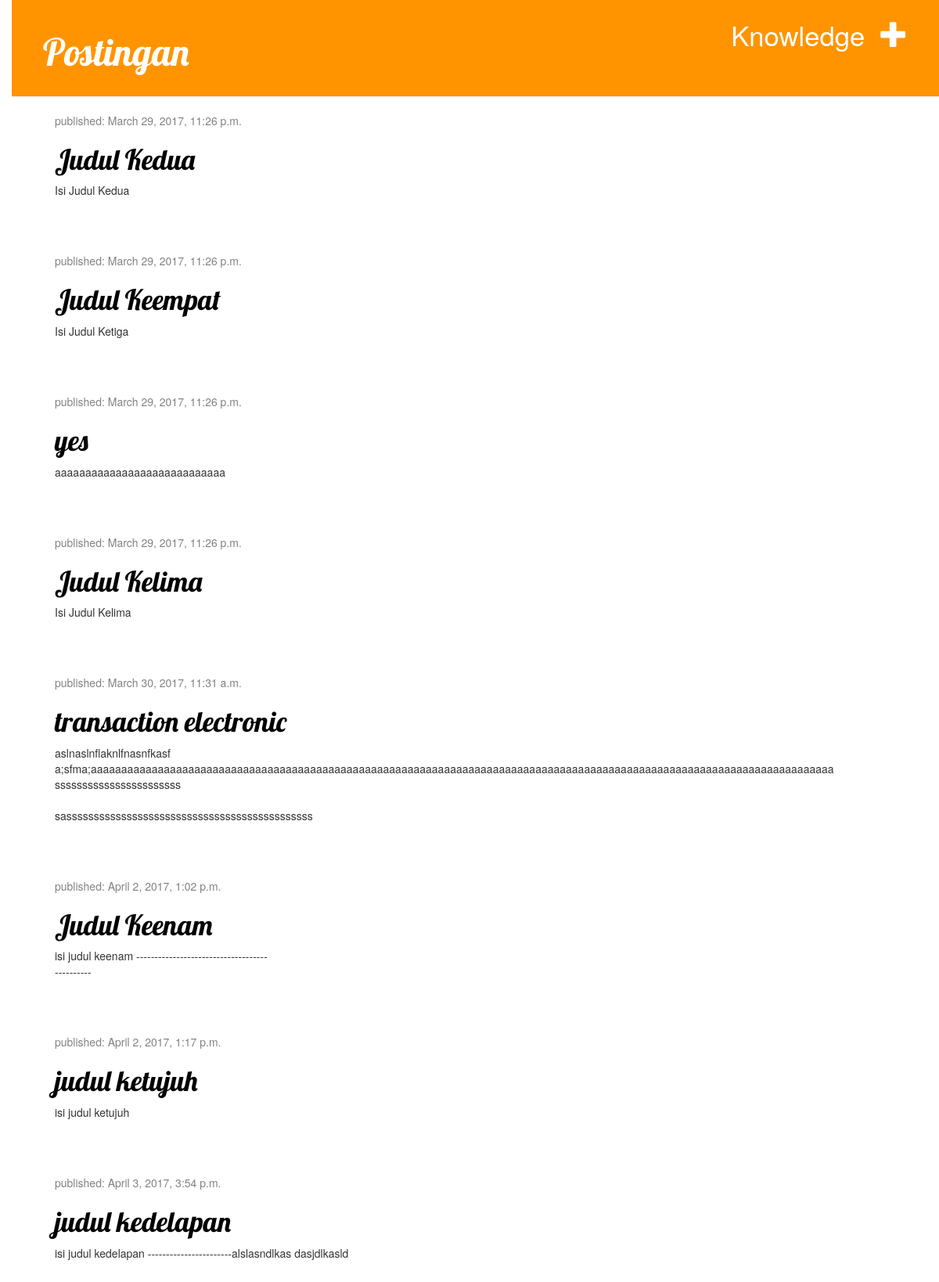
The app's page / (signed in) with its own data.
### kelola/models.py (models this page shows, shortened)
class Post(models.Model):
    author = models.ForeignKey('auth.User')
    title = models.CharField(max_length=200)
    text = models.TextField()
    created_date = models.DateTimeField(
        default=timezone.now)
    published_date = models.DateTimeField(
        blank=True, null=True)

### kelola/views.py (the view)
# urls.py: url(r'^$', views.post_list, name='post_list'),
def post_list(request):
    posts = Post.objects.filter(published_date__lte=timezone.now()).order_by('published_date')
    return render(request, 'kelola/post_list.html', {'posts': posts})

### kelola/templates/kelola/post_list.html (shortened to what this page needs)
<!DOCTYPE html>
{% extends 'kelola/base.html' %}
{% load staticfiles %}
{% block content %}
{% for post in posts %}
<div class="post">
<div class="date">
    <p>published: {{ post.published_date }}</p>
    </div>
    <h1><a href="{% url 'post_detail' pk=post.pk %}">{{ post.title }}</a></h1>
    <p>{{ post.text|linebreaksbr }}</p>
</div>
{% endfor %}
{% endblock %}

### kelola/static/css/kelola.css (style rules this page uses)
h1 a { color: #FCA205; font-family: 'Lobster'; }
body { padding-left: 15px; }
h1, h2, h3, h4 { font-family: 'Lobster', cursive; }
.date { color: #828282; }
.post { margin-bottom: 70px; }
.post h1 a, .post h1 a:visited { color: #000000; }

### records on screen
Post: published_date "March 29, 2017, 11:26 p.m.", title "Judul Kedua", text "Isi Judul Kedua"
Post: published_date "March 29, 2017, 11:26 p.m.", title "Judul Keempat", text "Isi Judul Ketiga"
Post: published_date "March 29, 2017, 11:26 p.m.", title "yes", text "aaaaaaaaaaaaaaaaaaaaaaaaaaaa"
Post: published_date "March 29, 2017, 11:26 p.m.", title "Judul Kelima", text "Isi Judul Kelima"
Post: published_date "March 30, 2017, 11:31 a.m.", title "transaction electronic", text "aslnaslnflaknlfnasnfkasf a;sfma;aaaaaaaaaaaaaaaaaaaaaaaaaaaaaaaaaaaaaaaaaaaaaaaaaaaaaaaaaaaaaaaaaaaaaaaaaaaaaaaaaaaaaaaaaaaaaaaaaaaaaaaaaaaaaaaaaaaaaaaaaa sssssssssssssssssssssss sasssssssssssssssssssssssssssssssssssssssssssss"
Post: published_date "April 2, 2017, 1:02 p.m.", title "Judul Keenam", text "isi judul keenam ------------------------------------ ----------"
Post: published_date "April 2, 2017, 1:17 p.m.", title "judul ketujuh", text "isi judul ketujuh"
Post: published_date "April 3, 2017, 3:54 p.m.", title "judul kedelapan", text "isi judul kedelapan -----------------------alslasndlkas dasjdlkasld"
